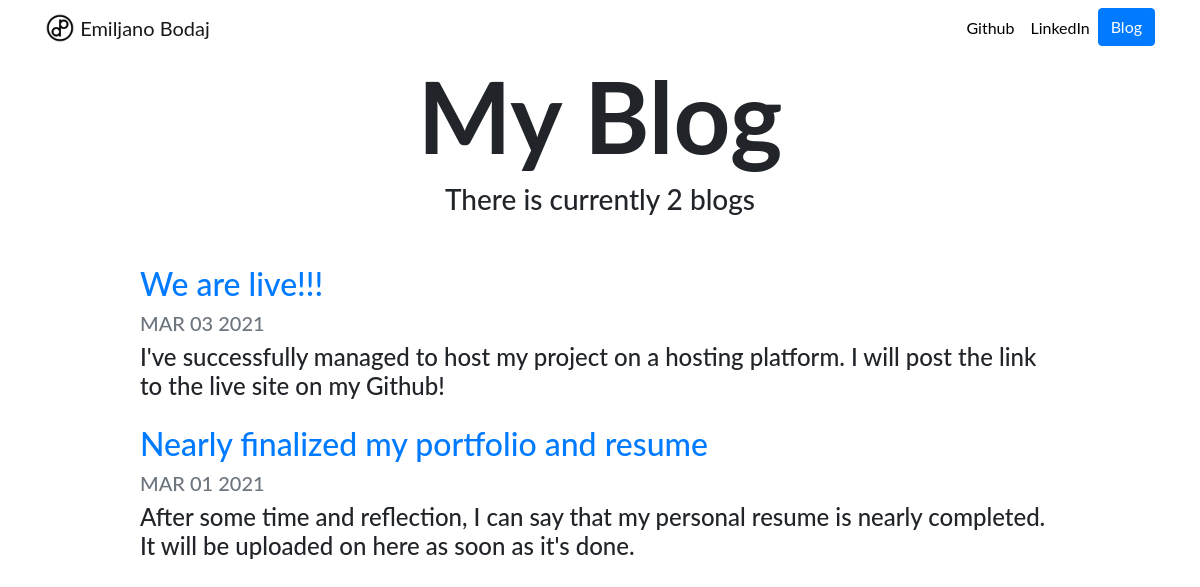
Screenshot of /blog/ with the database file from the repository.
### blog/models.py (models this page shows, shortened)
class Blog(models.Model):
    title = models.CharField(max_length = 90)
    description = models.TextField()
    date = models.DateField()

### blog/views.py (the view)
# urls.py: path('', views.the_blog, name = "blog"),
def the_blog(request):
    blogs = Blog.objects.order_by('-date')
    return render(request, 'blog/myblog.html', {'blogs': blogs})

### blog/templates/blog/myblog.html
{% extends "portfolio/styling.html" %}
{% load static %}
{% block content %}
<h1 id="blogtitle" class="font-weight-bold text-center">My Blog</h1>
<h3 class="text-center mb-5">There is currently {{ blogs.count }} blog{{blogs.count|pluralize}}</h3>
{% for blog in blogs %}
<div class="row justify-content-center my-3">
  <div class="col-md-10">
    <a href="{% url 'blog:detail' blog.id %}">
      <h2>{{ blog.title }}</h2>
    </a>
    <h5 class="text-muted">{{ blog.date|date:'M d Y'|upper }}</h5>
    <h4>{{ blog.description|striptags|truncatechars:140 }}</h4>
  </div>
</div>
{% endfor %}
{% endblock %}

### portfolio/static/portfolio/templates/portfolio/styling.html (shortened to what this page needs)
{% load static %}
<!doctype html>
<html lang="en">
<head>
  <link rel="stylesheet" href="https://stackpath.bootstrapcdn.com/bootstrap/4.4.1/css/bootstrap.min.css">
  <link rel="stylesheet" href="{% static "portfolio/style.css" %}">
</head>
<body>
  <nav id="topNav" class="navbar navbar-expand-md navbar-light">
    <div class="container">
      <a class="navbar-brand" href="{% url 'home' %}">
        <img src="{% static "portfolio/logo.png" %}" width="30" height="30" class="d-inline-block align-top" alt="My Logo">
        <span>Emiljano Bodaj</span>
      </a>
      <div class="collapse navbar-collapse text-center" id="navbarNav">
        <ul class="navbar-nav ml-auto">
          <li class="nav-item">
            <a class="nav-link" href="https://github.com/embosi97/" target="_blank">Github</a>
          </li>
          <li class="nav-item">
            <a class="nav-link" href="https://www.linkedin.com/in/emiljano-bodaj-3b5a331b5" target="_blank">LinkedIn</a>
          </li>
          <li>
            <a role="button" href="{% url 'blog:blog' %}" class="btn btn-primary">Blog</a>
          </li>
        </ul>
      </div>
    </div>
  </nav>
  <div class="container">
    {% block content %} {% endblock %}
  </div>
</body>
</html>

### portfolio/static/portfolio/style.css (style rules this page uses)
.navbar-nav .nav-link { color: rgba(0, 0, 0, 1) !important; }
body { font-family: 'Lato', sans-serif; }
#blogtitle { font-size: 6.2rem; }

### rows the page displays
Blog: title "We are live!!!", date "MAR 03 2021", description "I've successfully managed to host my project on a hosting platform. I will post the link to the live site on my Github!"
Blog: title "Nearly finalized my portfolio and resume", date "MAR 01 2021", description "After some time and reflection, I can say that my personal resume is nearly completed. It will be uploaded on here as soon as it's done."

### other values shown
{{ blogs.count }} "2"
